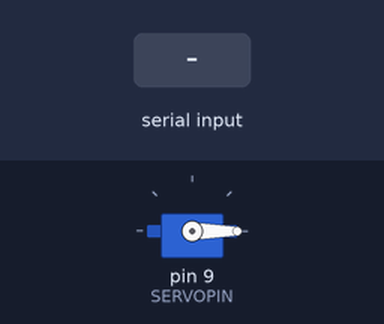
Bench run of a sketch on a simulated Arduino Uno, built with avr-gcc and run on an emulated ATmega328P. Parts: servo. Inputs (shaded band) come from the test bench.

Above: at 1.2 s.
1.3 s: byte 255 (255) received over Serial
At 1.76 s:
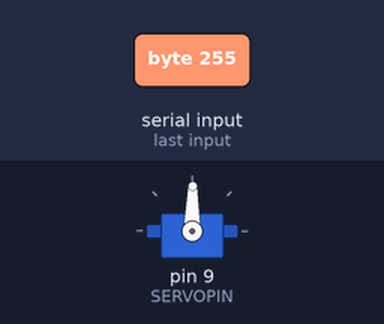
At 2.37 s:
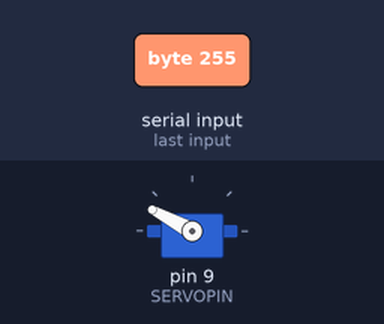
4.3 s: "1" received over Serial
5.8 s: "0" received over Serial
Timing chart, 0 to 8.8 s (numbered marks = the images above; inputs shaded):
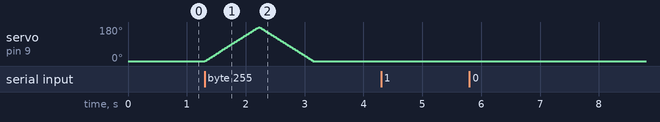

Measured:
- after the input at 1.3 s, servo on pin 9 (SERVOPIN): rises from 0° to 180° in 0.91 s, then falls to 0° in 0.91 s

The sketch:

Arduino_Motor_Read.ino
```cpp
//////////////////////////////////////////////////////////////////////////////////////////
/*
   Pair with Processing motor sketch, to control servo with Processing interface.
   For more info on servos, see Adafruit Arduino - Lesson 14. Sweep
   https://learn.adafruit.com/adafruit-arduino-lesson-14-servo-motors/overview
*/
//files in data folder:
//- image 01: chester cheetah from www.cheetos.com
//////////////////////////////////////////////////////////////////////////////////////////


#include <Servo.h>  //include Arduino Servo library

Servo servo;  //creates new Servo object called servo

const int SERVOPIN = 9;
int angle = 0;   // Tracks servo position in degrees
int val = 0; // Tracks incoming value from Serial port

void setup()
{
  servo.attach(SERVOPIN); //Specifies pin as output for servo
  Serial.begin(9600); // Start serial communication at 9600 bps
}


void loop()
{
  if (Serial.available())
  { // If data is available to read
    val = Serial.read(); // read it and store it in val
  }
  else
  {
    val = 0;
  }

  if (val < 255)
  { //If val is less than 255
    servo.write(val);  //position of servo is val
    delay(5);
  }

  else if (val == 255)
  { //else if val is 255 do a motor sweep
     val = 0; //reset val;
    // scan from 0 to 180 degrees
    for (angle = 0; angle <= 180; angle++)
    {
      servo.write(angle);
      delay(5);
    }
    // scan back from 180 to 0 degrees
    for (angle = 180; angle >= 0; angle--)
    {
      servo.write(angle);
      delay(5);
    }

  }
}
```
